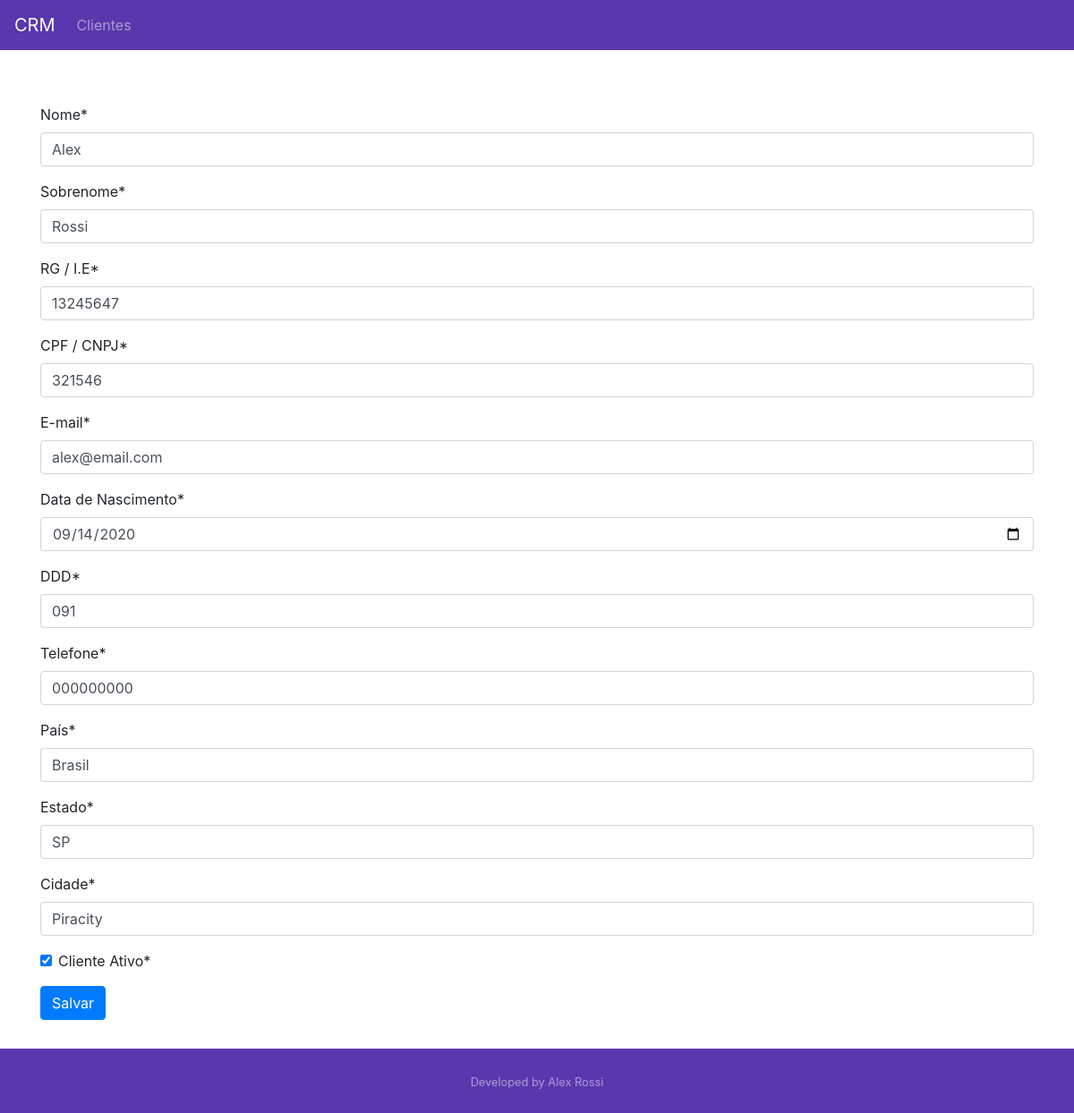
The app's page /customer/1/ with its own data.
### customer/models.py (models this page shows, shortened)
class Customer(models.Model):
  first_name = models.CharField(max_length=30)
  last_name = models.CharField(max_length=30)
  cpf = models.CharField(max_length=11)
  rg = models.CharField(max_length=9)
  email = models.EmailField()
  birth_date = models.DateField()
  area_code = models.CharField(max_length=3)
  phone_number = models.CharField(max_length=9)
  country = models.CharField(max_length=30)
  state = models.CharField(max_length=30)
  city = models.CharField(max_length=30)
  created_date = models.DateTimeField(auto_now_add=True)
  updated_date = models.DateTimeField(auto_now=True)
  active = models.BooleanField(default=True)
  class Meta:
    db_table = "customer"

### customer/views.py (the view, shortened to what this page needs)
# urls.py: path("<int:id>/", CustomerUpdateView.as_view(), name="customer-update"),
class CustomerUpdateView(UpdateView):
  template_name = "customer/customer.html"
  form_class = CustomerForm
  def get_object(self):
    id = self.kwargs.get("id")
    return get_object_or_404(Customer, id=id)

### customer/templates/customer/customer.html (shortened to what this page needs)
{% extends "model-page.html" %}
{% load crispy_forms_tags %}
  {% block content %}
    <form method='POST'>{% csrf_token %}
      {{ form|crispy }}
      <button type="submit" class="btn btn-primary">Salvar</button>
    </form>
  {% endblock%}

### core/templates/model-page.html (style rules this page uses)
html, body { height: 100%; }

### records on screen
Customer: first_name "Alex", last_name "Rossi", rg "13245647", cpf "321546", email "alex@email.com", birth_date "09/14/2020", area_code "091", phone_number "000000000", country "Brasil", state "SP", city "Piracity", active "☑"
